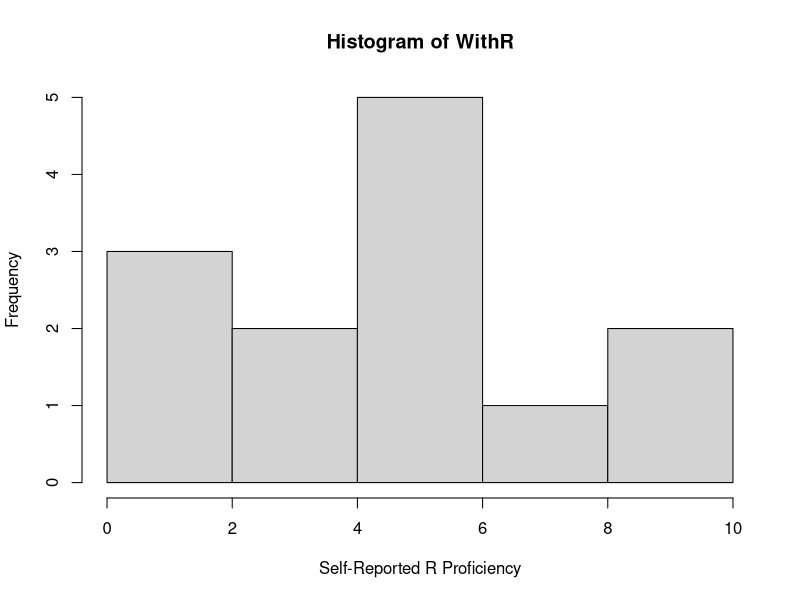
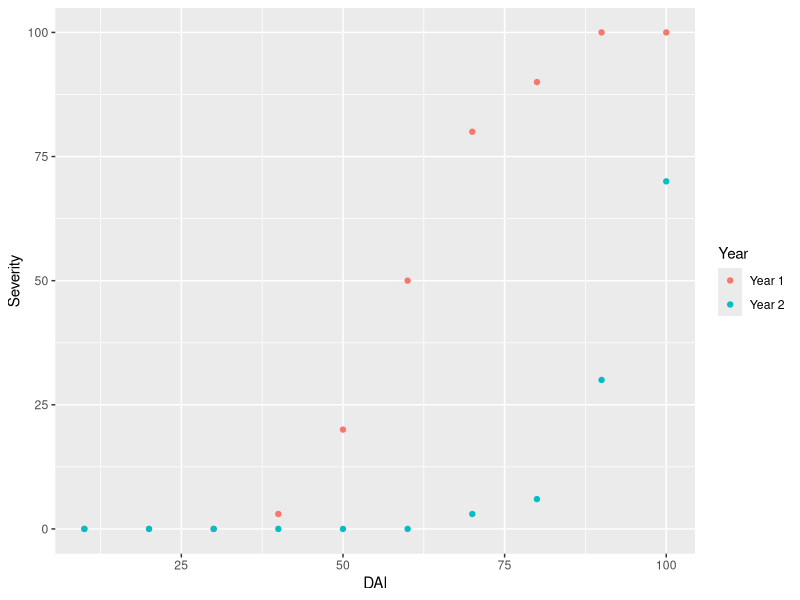

Here is the R script that generated these plots, in order:
## ---- chunk 1
1+1
3*2
8^8
## ---- chunk 2
a <- 2 + 2
a # print a
b <- a + 2
b # print a 
g <<- 52
g # print a
h <- g+b
h
i <- "Throckmorton Hall"
i
## ---- chunk 3
length(h)
class(h)
## ---- chunk 4
2==2 ## does equal 
2!=2 ## does not equal
2<2 ## less than 
2<=2 # less than or equal to 
## ---- chunk 5
v1 <- c(1, 2, 3, 4, 5) #numbers
v1
v2 <- c("hello", "world") #characters 
v2
v3 <- c("TRUE", "FALSE", "TRUE") #logical values (also could be - "T", "F", "T")
v3
v4 <- c(1:10) #include all values from 1-10
v4
v5 <- rep(1:3, 3) #repeat 1:3 three times
v5
v6 <- rep(1:3, each = 5) #repeat each number in the sequence three times 
v6
## ---- chunk 6
WithR <- c(8.5, 6.5, 4, 1, 3, 10, 5, 5, 5, 1, 1, 6, 6)
WithR
## ---- chunk 7
length(WithR)
summary(WithR)
mean(WithR)
sd(WithR)
## ---- chunk 8
hist(WithR, xlab = "Self-Reported R Proficiency")
## ---- chunk 9
ClassSize <- 13 # Assignment
ClassSize
ClassSize <- length(WithR) ## length() will also give us the size of WithR
ClassSize
## ---- chunk 10
Names <- c("Jim", "Carole", "Joe", "Michelle", "Jen", "Pete", "Paul", "Tim", 
           "Jess", "Mark", "Jill", "Cam", "Kate") ## names are random 
Names
## ---- chunk 11
NamesScores <- cbind.data.frame(Names, WithR) #column bind
NamesScores
## ---- chunk 12
NamesScoresR <- rbind(Names, WithR) # row bind
NamesScoresR <- as.data.frame(NamesScoresR) # make a dataframe
NamesScoresR
## ---- chunk 13
Age <- c(22, 31, 25, 21, 22, 35, 42, 27, 26, 33, 26, 28, 22) #make a vector of ages
Gender <- c("Male", "Female", "Male", "Female", "Female", "Male","Male","Male", "Female", "Male", "Female", "Male", "Female")
NamesScores <- cbind(NamesScores, Age, Gender) #column bind all three vectors to make a dataframe
NamesScores
## ---- chunk 14
write.csv(NamesScores, "NamesScores.csv")
## ---- chunk 15
NamesScores3 <- data.frame(
                    Names =c("Jim", "Carole", "Joe", "Michelle", "Jen", "Pete", "Paul", "Tim", 
                            "Jess", "Mark", "Jill", "Cam", "Kate") ,
                    Experience = c(8.5, 6.5, 4, 1, 3, 10, 5, 5, 5, 1, 1, 6, 6) , 
                    Age = c(22, 31, 25, 21, 22, 35, 42, 27, 26, 33, 26, 28, 22) , 
                    Gender = c("Male", "Female", "Male", "Female", "Female", "Male","Male","Male", "Female", "Male", "Female", "Male", "Female"))
NamesScores3            
## ---- chunk 16
## syntax: dataframe[rows, columns]
FirstFour <- NamesScores[1:4,] ## this means select row 1 through 4 in data frame NamesScores
FirstFour
## ---- chunk 17
SecondColumn <- NamesScores[,2] ## select column 2
SecondColumn 
## ---- chunk 18
obj1 <- c(1:13)
NamesScores2 <- cbind.data.frame(NamesScores, obj1)
NamesScores2
## ---- chunk 19
NewFunction <- function(a,b) {
  a + b
} ## first specify the parameters that you want to include in your function, then add the operations you want performed on your parameters

j1 <- NewFunction(1,2) ## here is an example where we made a function to add a and b, and we set a and b to 1 and 2. 
j1
## ---- chunk 20
help(matrix) ## if you want to read the documentation for a function, you can use the help() function
Mat1 <- matrix(1,ncol=3,nrow=3) # make a matrix of 1s that's 3x3
Mat1
## ---- chunk 21
#install.packages("ggplot2")
library(ggplot2)
## ---- chunk 22
RustData <- read.csv("StripeRust.csv", header = TRUE)  #Header = TRUE lets R know that we have headings in the first row of our data set.
head(RustData) ## check the first few rows of the dataset
names(RustData) ## check the column headers 
## ---- chunk 23
ggplot(data = RustData) + 
geom_point(mapping = aes(x = DAI, y = Severity, color = Year))
